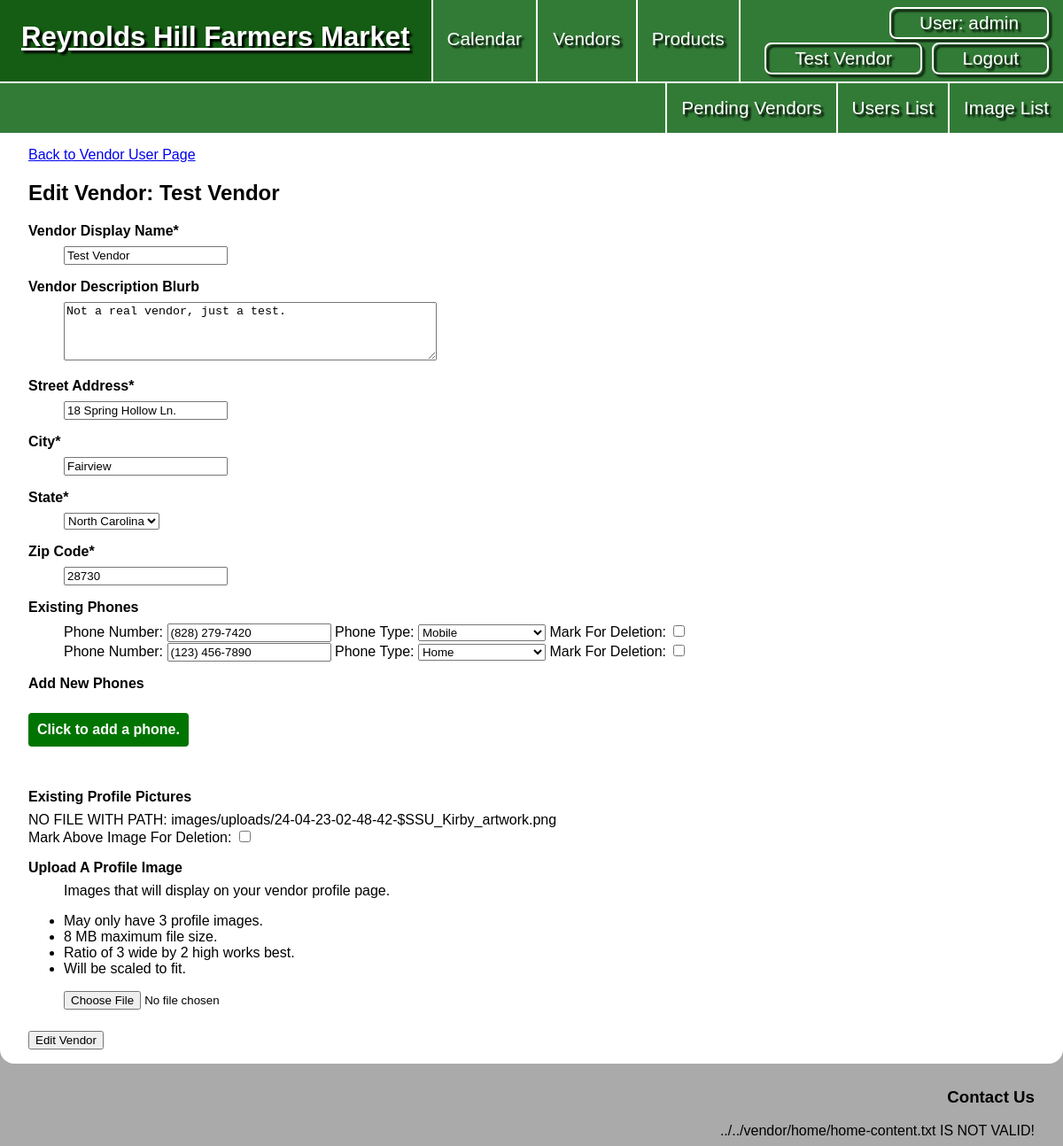
Before: /vendors/edit.php?id=1 (signed in) with the older database file.
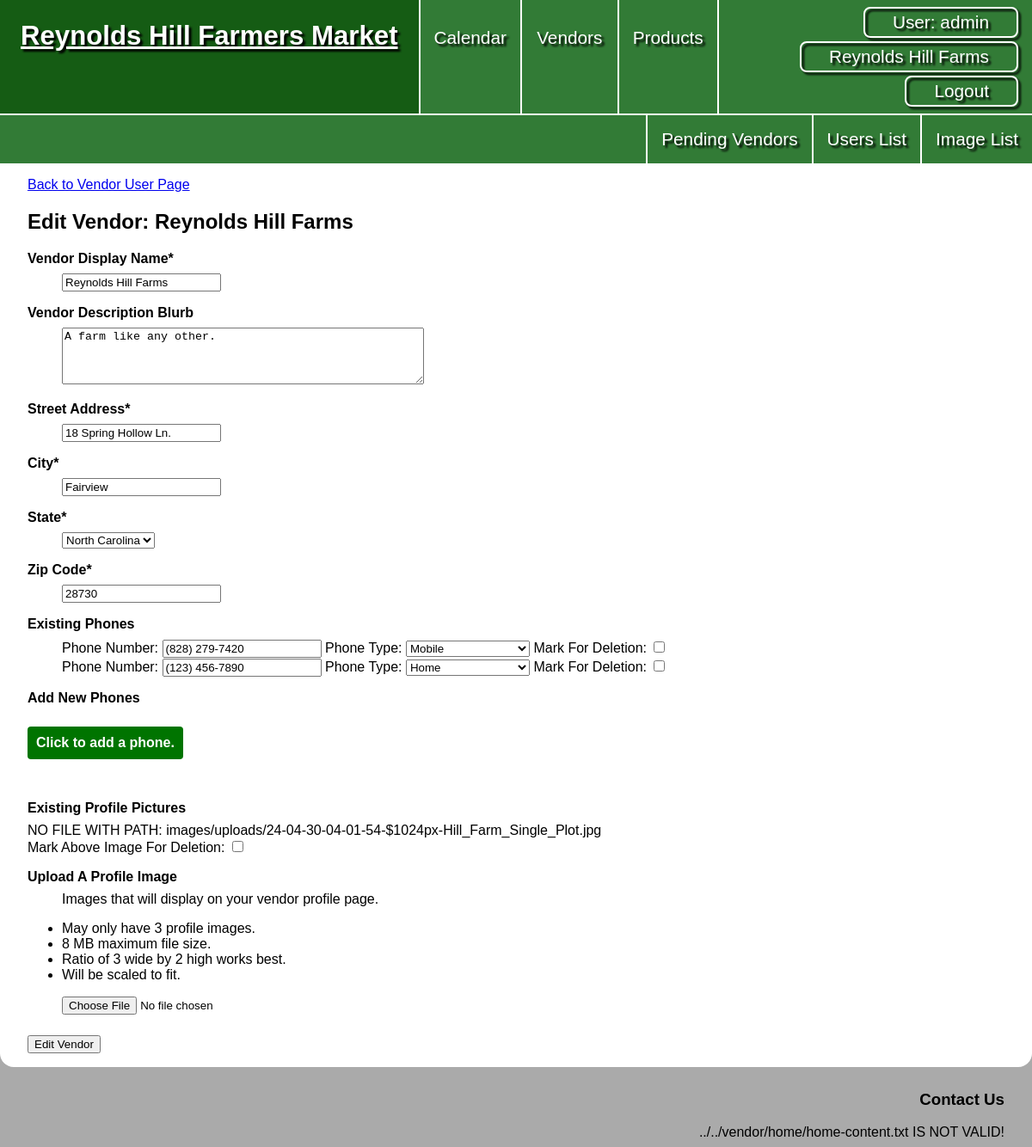
After: the same page with the newer database file.
### tables this page shows
CREATE TABLE `vendors` (
  `vendor_id` int NOT NULL,
  `vd_user_id` int DEFAULT NULL,
  `vendor_display_name` varchar(50) NOT NULL,
  `vendor_desc` text NOT NULL,
  `address` varchar(255) NOT NULL,
  `city` varchar(255) NOT NULL,
  `vd_state_id` int NOT NULL,
  `zip` int NOT NULL,
  `is_pending` tinyint(1) NOT NULL
);

CREATE TABLE `phone_numbers` (
  `phone_id` int NOT NULL,
  `ph_vendor_id` int NOT NULL,
  `phone_number` char(10) NOT NULL,
  `phone_type` enum('home','mobile','work') NOT NULL
);

CREATE TABLE `images` (
  `image_id` int NOT NULL,
  `im_user_id` int NOT NULL,
  `content` varchar(255) NOT NULL,
  `upload_date` datetime NOT NULL DEFAULT CURRENT_TIMESTAMP,
  `alt_text` text,
  `im_vendor_id` int DEFAULT NULL,
  `im_product_id` int DEFAULT NULL,
  `image_purpose` varchar(255) DEFAULT NULL
);

### private/functions.php (called while the page is built, shortened)
<?php
function url_for($script_path) {
  return WWW_ROOT . $script_path;
}
function path_to_public() {
  $current_location = $_SERVER['REQUEST_URI'];
  $path_here_from_public = substr(strstr($current_location, '/public/'), 8);
  $num_folders = substr_count($path_here_from_public, '/');
  $path_back_to_public = '';
  $counter = 0;
  return $path_back_to_public;
}
function u($string="") {
  return urlencode($string);
}
function h($string="") {
  return htmlspecialchars($string);
}
?>

### private/initialize.php (called while the page is built, shortened)
<?php
  require_once('functions.php');
  require_once('classes/Session.class.php');
  require_once('classes/DatabaseObject.class.php');
  require_once('classes/CalendarDate.class.php');
  require_once('classes/Product.class.php');
  require_once('classes/Vendor.class.php');
  require_once('classes/VendorInventory.class.php');
  require_once('classes/Image.class.php');
  $session = new Session;
?>

### private/classes/Session.class.php (called while the page is built, shortened)
<?php
class Session
{
  private $user_id;
  private $last_login;
  public $active_vendor_id;
  public function is_logged_in() {
    return isset($this->user_id) && $this->last_login_is_recent();
  }
  public function has_vendor() {
    return isset($this->active_vendor_id);
  }
  private function check_stored_login() {
    if (isset($_SESSION['user_id'])) {
      $this->user_id = $_SESSION['user_id'];
      $this->last_login = $_SESSION['last_login'];
      $this->active_vendor_id = $_SESSION['active_vendor_id'];
      $this->active_vendor_name = $_SESSION['active_vendor_name'];
      $this->is_pending = $_SESSION['is_pending'];
    }
  }
  private function last_login_is_recent() {
    if (!isset($this->last_login)) {
      return false;
    } else if (($this->last_login + self::MAX_LOGIN_AGE) < time()) {
      return false;
    } else {
      return true;
    }
  }
  public function get_user_id() {
    return $this->user_id;
  }
}

### private/classes/DatabaseObject.class.php (called while the page is built, shortened)
<?php
class DatabaseObject {
  static protected $database;
  static public function set_database($database) {
    self::$database = $database;
  }
  static public function find_by_sql($sql) {
    $result = self::$database->query($sql);
    $object_array = [];
    while($record = $result->fetch_assoc()) {
      $object_array[] = static::instantiate($record);
    }
    if(count($object_array) > 0){
      return $object_array;
    } else {
      return false;
    }
  }
  static protected function instantiate($record) {
    $object = new static;
    foreach($record as $property => $value) {
      if(property_exists($object, $property)) {
        $object->$property = $value;
      }
    }
    return $object;
  }
}
?>

### private/classes/Vendor.class.php (called while the page is built, shortened)
<?php
class Vendor extends DatabaseObject
{
  static protected $table_name = 'vendors';
  public $vendor_id;
  public $vd_state_id;
  public function __construct($args = [])
  {
    $this->vd_state_id = $args['vd_state_id'] ?? '';
  }
  public function populate_state()
  {
    $sql = "SELECT state_name ";
    $sql .= "FROM states ";
    $sql .= "WHERE state_id = " . $this->vd_state_id . ";";
    $result = self::$database->query($sql);
  }
  public function populate_phones()
  {
    $sql = "SELECT phone_id, phone_number, phone_type ";
    $sql .= "FROM phone_numbers ";
    $sql .= "WHERE ph_vendor_id =" . $this->vendor_id . ";";
    $result = self::$database->query($sql);
    while ($row = $result->fetch_assoc()) {
      foreach ($row as $property => $value) {
        if ($property === 'phone_id') {
          $phone_id = $value;
        } elseif ($property === 'phone_number') {
          $phone_number = $value;
        } elseif ($property === 'phone_type') {
          $phone_type = $value;
        }
      }
    }
  }
  public function populate_dates()
  {
    $this->listed_dates = CalendarDate::find_by_vendor($this->vendor_id);
  }
  public function populate_inventory()
  {
    $this->vendor_inventory = VendorInventory::find_by_vendor($this->vendor_id);
  }
  static public function populate_full($vendor_id)
  {
    $sql = "SELECT * FROM " . static::$table_name . " ";
    $sql .= "WHERE vendor_id = " . $vendor_id . ";";
    $vendor_object = static::find_by_sql($sql)[0];
    $vendor_object->populate_state();
    $vendor_object->populate_phones();
    $vendor_object->populate_inventory();
    $vendor_object->populate_dates();
    return $vendor_object;
  }
}

### private/classes/VendorInventory.class.php (called while the page is built, shortened)
<?php
class VendorInventory extends DatabaseObject {
  static protected $table_name = 'vendor_inventory';
  public $inv_product_id;
  public function populate_product(){
    $this->product = Product::find_by_id($this->inv_product_id);
  }
  static public function find_by_vendor($vendor_id){
    $sql = "SELECT * FROM " . static::$table_name . " ";
    $sql .= "WHERE inv_vendor_id = '" . $vendor_id . "';";
    $obj_array = static::find_by_sql($sql);
    if(!empty($obj_array)) {
      foreach($obj_array as $vendorInventory){
        $vendorInventory->populate_product();
      }
      return $obj_array;
    } else {
      return false;
    }
  }
}
?>

### private/classes/Product.class.php (called while the page is built, shortened)
<?php
class Product extends DatabaseObject {
  static public function find_by_id($product_id) {
    $sql = "SELECT p.product_id, p.prd_category_id, c.category_name, p.product_name ";
    $sql .= "FROM products p, product_categories c ";
    $sql .= "WHERE p.prd_category_id = c.category_id ";
    $sql .= "AND p.product_id = '" . $product_id . "';";
    $result = static::find_by_sql($sql);
    if($result){
      return $result[0];
    } else {
      return false;
    }
  }
}
?>

### private/classes/CalendarDate.class.php (called while the page is built, shortened)
<?php
class CalendarDate extends DatabaseObject {
  static public function find_date_by_sql($sql) {
    $result = self::$database->query($sql);
    $object_array = [];
    while($row = $result->fetch_assoc()) {
      $object = new static;
      foreach($row as $property => $value) {
        if(property_exists($object, $property)) {
          $object->$property = $value;
        }
      }
    $object_array[$object->calendar_id] = $object;
    }
    return $object_array;
  }
  static public function find_by_vendor($vendor_id) {
    $sql = "SELECT c.calendar_id, c.date ";
    $sql .= "FROM calendar c, calendar_listing li ";
    $sql .= "WHERE c.calendar_id = li.li_calendar_id ";
    $sql .= "AND li.li_vendor_id = " . $vendor_id . " ";
    $sql .= "AND c.date >= '" . date("Y-m-d") . "';";
    return static::find_date_by_sql($sql);
  }
}
?>

### public/vendors/edit.php (the view, shortened to what the changed rows need)
<?php require_once('../../private/initialize.php'); ?>
<?php
$vendor_id = h($_GET['id']);
$vendor = Vendor::populate_full($vendor_id);
$vendor_images = Image::find_by_vendor($vendor_id);
$num_profile_images = 0;
if ($vendor_images) {
  $profile_images = Image::filter_by_purpose($vendor_images, "profile");
  $num_profile_images = count($profile_images);
}
?>
<?php include(SHARED_PATH . '/public_header.php'); ?>
<main>
  <a href="<?php echo url_for('/vendors/user_view.php?id=' . $vendor_id); ?>">Back to Vendor User Page</a>
  <h2>Edit Vendor: <?php echo $vendor->vendor_display_name; ?></h2>
  <form action="<?php echo url_for('/vendors/edit.php?id=' . h(u($vendor_id))); ?>" method="post" enctype="multipart/form-data">
    <?php include('form_fields.php'); ?>
    <?php
    if (count($vendor->phone_numbers) > 0) { ?>
      <dl>
        <dt>Existing Phones</dt>
        <?php
        foreach ($vendor->phone_numbers as $phone_id => $phone_attributes) {
          echo '<dd>';
          echo '<label for="phone-' . $phone_id . '-number" class="show">Phone Number: </label>';
          echo '<input type="text" id="phone-' . $phone_id . '-number" name="vendor[phone_numbers][' . $phone_id . '][phone_number]' . '" value="' . Vendor::phone_to_string($phone_attributes['phone_number']) . '">';
          echo ' <label for="phone-' . $phone_id . '-type" class="show">Phone Type: </label>';
          echo '<select id="phone-' . $phone_id . '-type" name="vendor[phone_numbers][' . $phone_id . '][phone_type]">';
          $phone_type = $phone_attributes['phone_type'];
          echo '<option value="home"';
          if ($phone_type == 'home') {
            echo ' selected';
          }
          echo '>Home</option>';
          echo '<option value="mobile"';
          if ($phone_type == 'mobile') {
            echo ' selected';
          }
          echo '>Mobile</option>';
          echo '</select>';
          echo ' <label for="phone-' . $phone_id . '-delete" class="show">Mark For Deletion: </label>';
          echo '<input type="checkbox" id="phone-' . $phone_id . '-delete" name="vendor[phone_numbers][' . $phone_id . '][delete]">';
          echo '</dd>';
        }
        ?>
      </dl>
    <?php
    }
    ?>
    <dl class="new-phones">
      <dt>Add New Phones</dt>
      <a>Click to add a phone.</a>
    </dl>
    <?php
    if ($profile_images) { ?>
      <dl>
        <dt>Existing Profile Pictures</dt>
        <?php
        foreach ($profile_images as $profile_image) {
          $profile_image->print_image(600, 400);
          echo '<br>';
          echo '<label for="image-' . $profile_image->image_id . '-delete">Mark Above Image For Deletion: </label>';
          echo '<input type="checkbox" id="image-' . $profile_image->image_id . '-delete" name="delete_profile_image[' . $profile_image->image_id . ']">';
        }
        ?>
      </dl>
    <?php
    }
    ?>
    <?php
    if ($num_profile_images < 3) { ?>
      <dl>
        <dt>Upload A Profile Image</dt>
        <dd>Images that will display on your vendor profile page.</dd>
        <ul>
        </ul>
        <dd>
        </dd>
      </dl>
    <?php
    }
    ?>
    <input type="submit" value="Edit Vendor">
  </form>
</main>
<?php include(SHARED_PATH . '/public_footer.php'); ?>

### private/shared/public_header.php (shortened to what the changed rows need)
<!DOCTYPE html>
<html lang="en">
<head>
  <link rel="stylesheet" href="<?php echo url_for("/css/styles.css"); ?>">
</head>
<body>
  <div id="wrapper">
    <header>
      <nav>
        <a href="<?php echo url_for('/index.php') ?>">
          <h1>Reynolds Hill Farmers Market</h1>
        </a>
        <ul>
          <?php
          if ($session->is_logged_in()) { ?>
            <li id="logged-in">
              <a href="<?php echo url_for('/users/show.php?id=' . $session->get_user_id()); ?>"><span>User: <?php echo $session->display_name; ?></span></a>
              <?php
                if($session->has_vendor() && !$session->is_pending ){
                  echo '<a href="' . url_for('/vendors/user_view.php?id=' . $session->active_vendor_id) . '">' . $session->active_vendor_name . '</a>';
                }
              ?>
              <a href="<?php echo url_for('/logout.php'); ?>">Logout</a>
            </li>
          <?php }
          else { ?>
            <li><a href="<?php echo url_for('/signup.php') ?>">Become a Vendor</a></li>
            <li><a href="<?php echo url_for('/login.php') ?>">Login</a></li>
          <?php } ?>
        </ul>
      </nav>
    </header>

### public/vendors/form_fields.php (shortened to what the changed rows need)
<dl>
  <dt>Vendor Display Name*</dt>
  <dd>
    <input type="text" id="display-name" name="vendor[vendor_display_name]" value="<?php echo h($vendor->vendor_display_name); ?>" required>
  </dd>
</dl>
<dl>
  <dt>Vendor Description Blurb</dt>
  <dd>
    <textarea id="vendor-desc" name="vendor[vendor_desc]" rows="4" cols="50"><?php echo h($vendor->vendor_desc); ?></textarea>
  </dd>
</dl>
<dl>
  <dt>Street Address*</dt>
  <dd>
    <input type="text" id="address" name="vendor[address]" value="<?php echo h($vendor->address); ?>" required>
  </dd>
</dl>
<dl>
  <dt>City*</dt>
  <dd>
    <input type="text" id="city" name="vendor[city]" value="<?php echo h($vendor->city); ?>" required>
  </dd>
</dl>
<dl>
  <dt>State*</dt>
  <dd>
  </dd>
</dl>
<dl>
  <dt>Zip Code*</dt>
  <dd>
    <input type="text" id="zip" name="vendor[zip]" value="<?php echo h($vendor->zip); ?>" required>
  </dd>
</dl>

### private/classes/Image.class.php (shortened to what the changed rows need)
<?php
class Image extends DatabaseObject {
  static protected $table_name = 'images';
  public $content;
  static public $public_image_path = 'images/uploads/';
  static public function find_by_vendor($vendor_id) {
    $sql = "SELECT * FROM " . static::$table_name . " ";
    $sql .= "WHERE im_vendor_id = '" . $vendor_id . "';";
    return static::find_by_sql($sql);
  }
  public function print_image($max_width, $max_height, $grow=true) {
    if(!file_exists(path_to_public() . Image::$public_image_path . $this->content)) {
      echo "NO FILE WITH PATH: " . path_to_public() . Image::$public_image_path . $this->content;
      return false;}
  }
  static public function filter_by_purpose($image_array, $purpose) {
    $filtered_images = [];
    foreach($image_array as $image) {
      if($image->image_purpose == $purpose) {
        $filtered_images[] = $image;
      }
    }
    if(count($filtered_images) > 0) {
      return $filtered_images;
    } else {
      return false;
    }
  }
}

Changed rows visible on the page:
removed images: content "24-04-23-02-48-42-$SSU_Kirby_artwork.png"
changed vendors "18 Spring Hollow Ln.": vendor_display_name "Test Vendor" → "Reynolds Hill Farms"; vendor_desc "Not a real vendor, just a test." → "A farm like any other."
added images: content "24-04-30-04-01-54-$1024px-Hill_Farm_Single_Plot.jpg"
